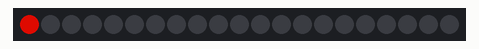
Simulated run of this sketch. Board: Arduino Uno, built with avr-gcc and run on an emulated ATmega328P. Shown: 21 RGB LEDs in strip order, left to right. Dim RGB values are drawn brighter than linear; random numbers use the default seed unless the sketch sets one.

Above: at 0.15 s.
At 2.57 s:
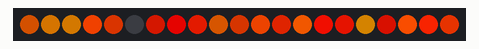
At 9.81 s:
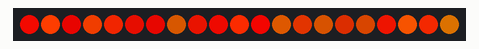
At 20.06 s:
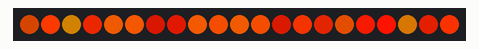
At 29.71 s:
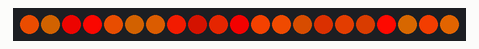
At 39.67 s:
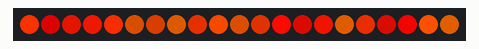

The sketch:

WS2801_Fire_Micro.ino
```cpp
#include "Adafruit_WS2801.h"
#include "SPI.h"

uint8_t dataPin  = 2;
uint8_t clockPin = 3;

Adafruit_WS2801 strip = Adafruit_WS2801(21, dataPin, clockPin);

void setup() {

  strip.begin();

  strip.show();
}


void loop() {

  colorWipe(30);

}

void colorWipe(uint8_t wait) {
  int i;

  for (i=0; i < strip.numPixels(); i=random(0,21)) {
      strip.setPixelColor(i, random(120,255),random(0,80),0);
      strip.show();
      delay(wait);
  }
}
```
